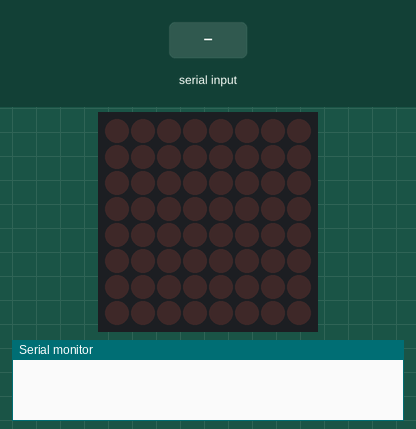
Recording of a sketch running on a simulated Arduino Uno, built with avr-gcc and run on an emulated ATmega328P. Shown: 8×8 LED matrix, the last lines printed to the serial monitor. Inputs (shaded band) come from the test bench.

Above: at 1.2 s.
1.3 s: "1" received over Serial
At 1.45 s:
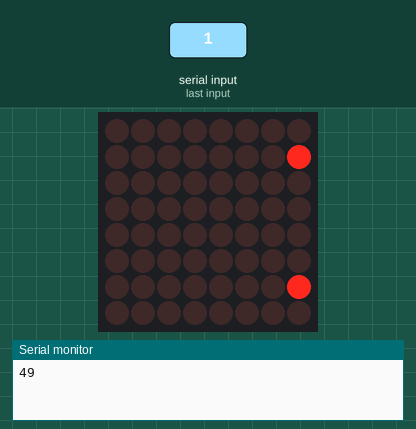
4.3 s: "0" received over Serial
At 5.9 s:
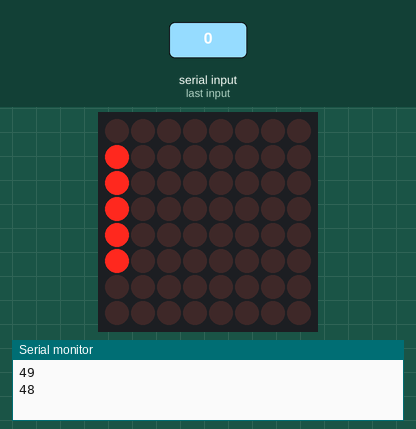
7.3 s: "2" received over Serial
At 9.4 s:
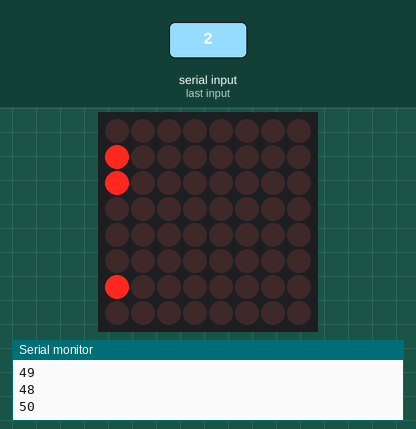
Timing chart, 0 to 10.9 s (numbered marks = the images above; inputs shaded):
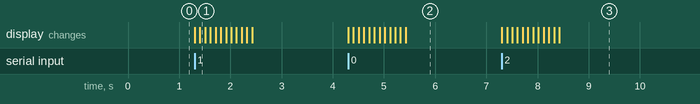

Measured:
- after the input at 4.3 s, the display: first changes at once (image 2 shows a later state)
- after the input at 7.3 s, the display: first changes at once (image 3 shows a later state)

The sketch:

max2.ino
```cpp
#include <SPI.h>
#include <Adafruit_GFX.h>
#include <Max72xxPanel.h>

int pinCS = 10; // Attach CS to this pin, DIN to MOSI and CLK to SCK (cf http://arduino.cc/en/Reference/SPI )
int numberOfHorizontalDisplays = 1;
int numberOfVerticalDisplays = 1;

Max72xxPanel matrix = Max72xxPanel(pinCS, numberOfHorizontalDisplays, numberOfVerticalDisplays);

int wait = 100; // In milliseconds

int spacer = 1;
int width = 5 + spacer; // The font width is 5 pixels
String tape = "";

void setup() {

  matrix.setIntensity(7); // Use a value between 0 and 15 for brightness
  matrix.fillScreen(LOW);
  Serial.begin(9600);
// Adjust to your own needs
//  matrix.setPosition(0, 0, 0); // The first display is at <0, 0>
//  matrix.setPosition(1, 1, 0); // The second display is at <1, 0>
//  matrix.setPosition(2, 2, 0); // The third display is at <2, 0>
//  matrix.setPosition(3, 3, 0); // And the last display is at <3, 0>
//  ...
//  matrix.setRotation(0, 2);    // The first display is position upside down
//  matrix.setRotation(3, 2);    // The same hold for the last display
}

void loop() {
  while (Serial.available() > 0){
    byte c = Serial.read();
    Serial.println(c, DEC);
    tape.concat((char)c);
    for ( int i = 0 ; i < width * tape.length() + matrix.width() - 1 - spacer; i++ ) {

      matrix.fillScreen(LOW);

      int letter = i / width;
      int x = (matrix.width() - 1) - i % width;
      int y = (matrix.height() - 8) / 2; // center the text vertically

      while ( x + width - spacer >= 0 && letter >= 0 ) {
        if ( letter < tape.length() ) {
          matrix.drawChar(x, y, tape[letter], HIGH, LOW, 1);
        }

        letter--;
        x -= width;
      }

      matrix.write(); // Send bitmap to display

      delay(wait);
    }
  tape = "";
  }
  matrix.fillScreen(LOW);
}
```
